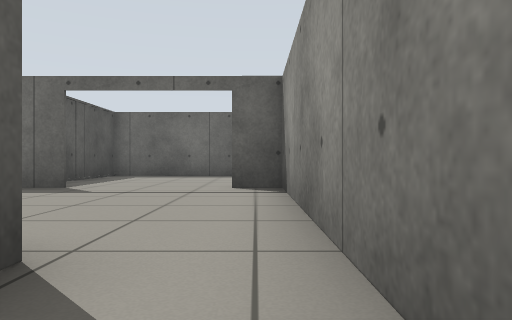
view 1 (above)

24 first-person views from a walk through a robot-simulator world made for Gazebo. The camera is 0.5 m above the floor, looks level and sees 70° across. The floor is counted in squares, 1 m on a side. Each view is taken from the middle of a square. On the plan, view 1 faces up. The plan holds only what a view shows up to about 9 squares ahead; the rest is blank.

view 2
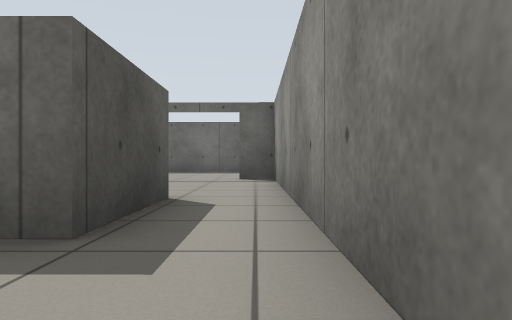

view 3
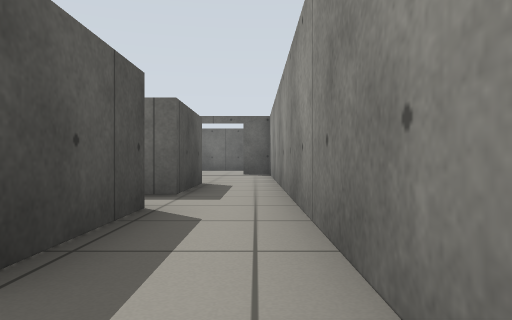

view 4
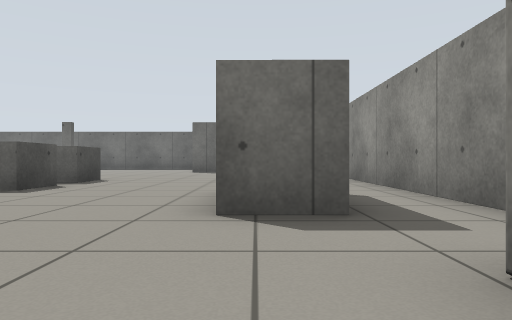

view 5
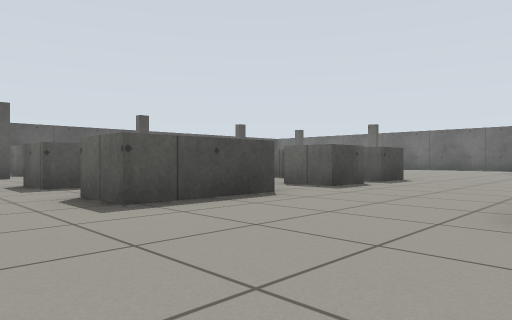

view 6
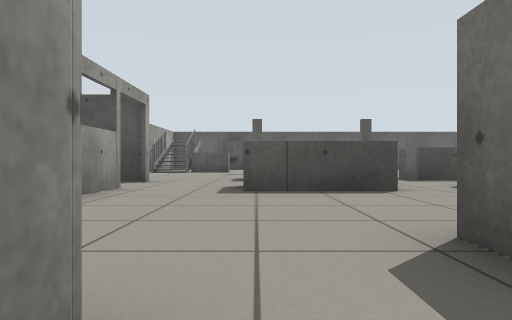

view 7
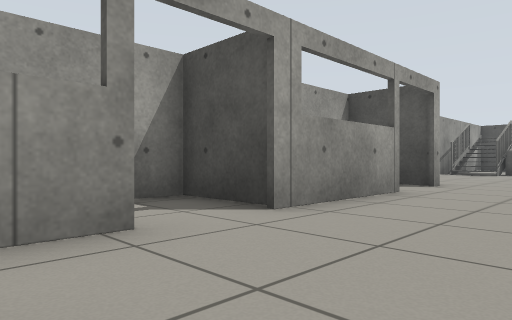

view 8
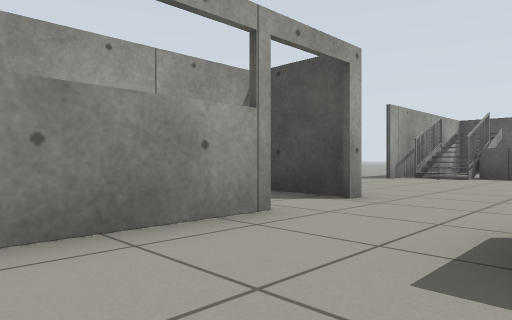

view 9
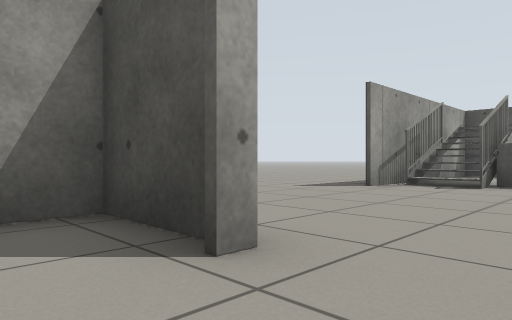

view 10
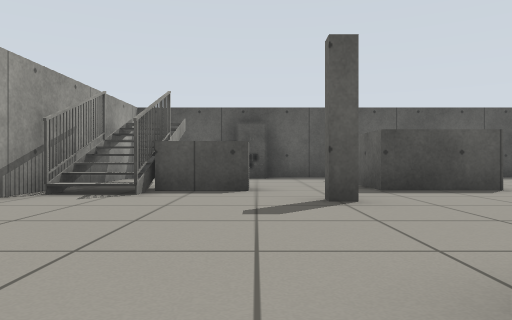

view 11
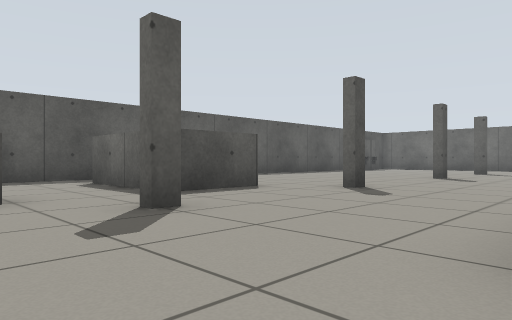

view 12
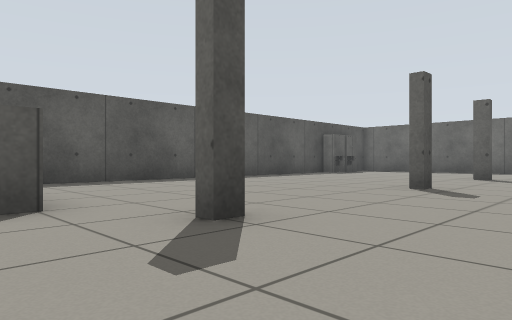

view 13
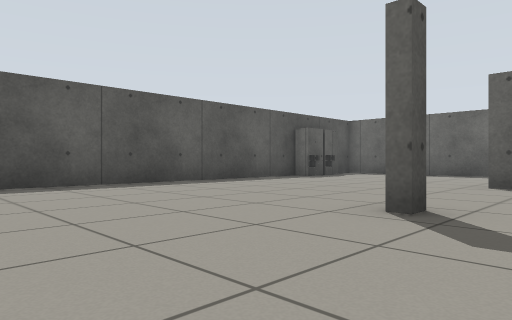

view 14
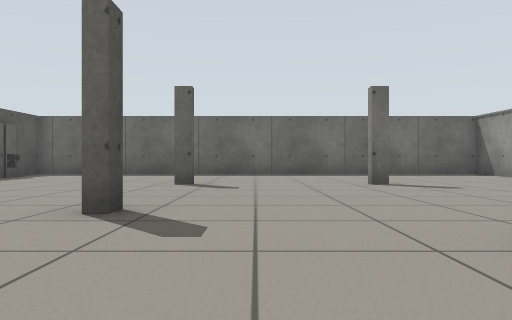

view 15
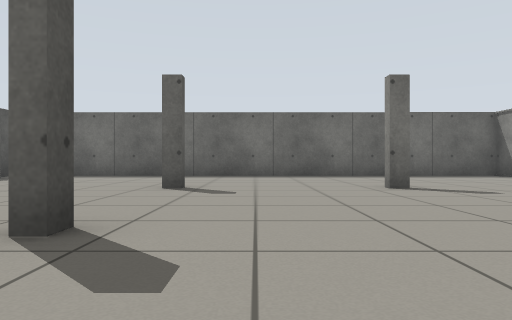

view 16
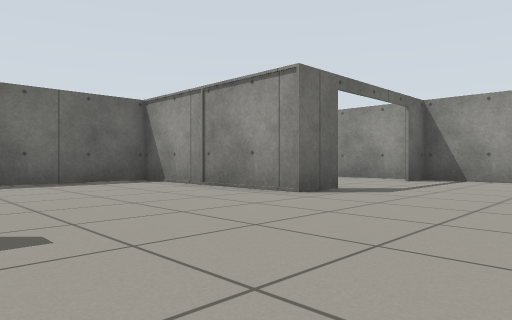

view 17
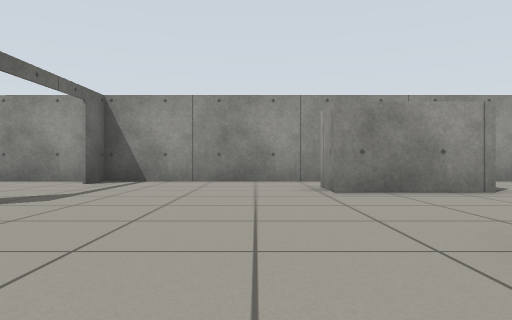

view 18
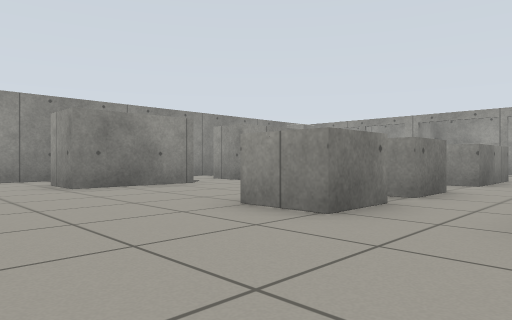

view 19
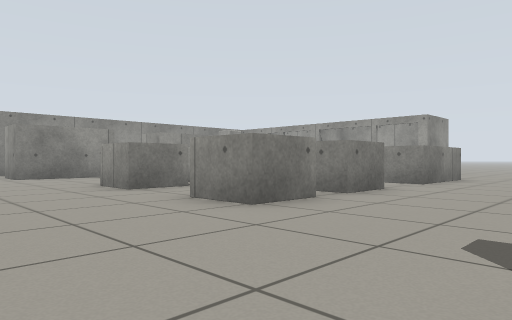

view 20
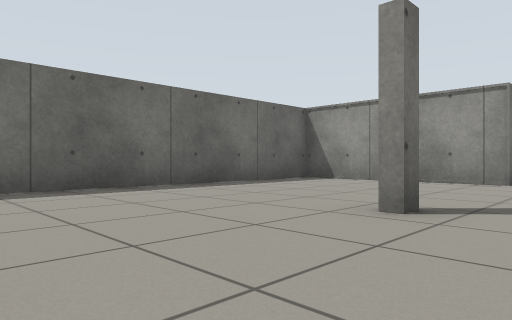

view 21
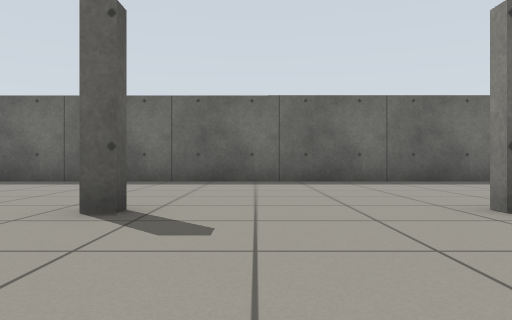

view 22
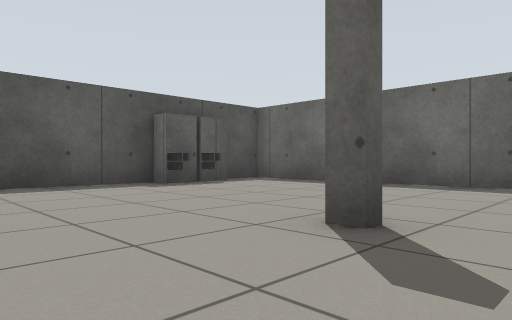

view 23
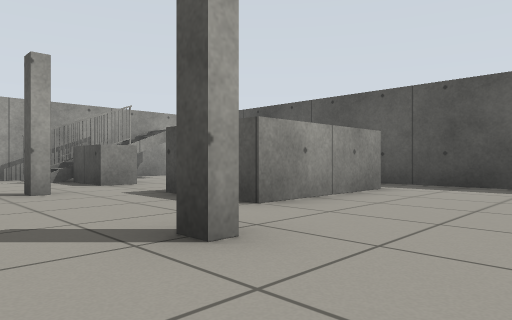

view 24
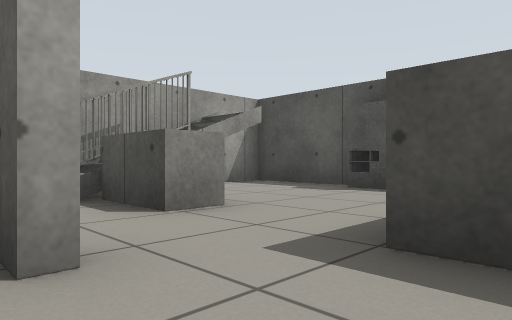

### Floor plan
Points are (right, up) in squares from view 1. A wall is a line through its corners. A room is listed if a view was taken in it or the views show most of it. See-through windows are left out.
Room 1 (views 1, 2)
walls: (-1.2, -2.1) (-1.2, -4.4); (-1.1, 1.8) (-1.2, -0.7) (-1.6, -0.7); (0.5, -4.4) (0.5, 1.6)
ways out: opening at (-1.5, -1.5) to room 2; opening at (0, -3.5) to room 2; opening at (0, 0.5) to room 2
Room 2 (views 3, 4, 5, 6, 7, 8, 9, 10, 11, 12, 13, 14, 15, 16, 17, 18, 19, 20, 21, 22, 23, 24)
walls: (-13.4, 2.8) (-13.4, 2.3); (-13.4, -1.7) (-13.4, -2.2); (-9.2, 6.4) (-9.7, 6.4); (-13.2, 6.4) (-13.7, 6.4); (-13.4, -5.7) (-13.4, -6.2); (-18, -2.9) (-15, -2.9) (-15, -4.9); (-2.4, -0.7) (-2.4, 1.8) (-1.1, 1.8); (-3.3, 6.4) (-4.5, 6.4) (-4.5, 11.5) (-18, 11.5); (-4.5, 9) (-4.5, 8.5); (-6.7, -8.5) (-3.7, -8.5); (-1.1, -4.7) (-2.4, -4.7); (0.5, 1.6) (0.5, 9); (-18.9, 9.9) (-18.9, 8.2); (-19.4, 9.5) (-19.4, -6.3); (0.5, 6.4) (-0.5, 6.4); (-2.4, -8.5) (-1.4, -8.5); (0.5, -5.4) (0.5, -4.4)
low walls: (-10.1, -0.1) (-10.1, 1.1) (-8.9, 1.1); (-8.9, -1.1) (-8.9, -2.1); (-10.1, -2.1) (-10.1, -0.9); (-7.1, -0.1) (-7.1, 1.1) (-5.9, 1.1) (-5.9, -0.1); (-5.9, -0.9) (-5.9, -2.1) (-7.1, -2.1) (-7.1, -0.9); (-8.9, -5.5) (-8.9, -6.2) (-10.1, -6.2); (-5.9, -3.6) (-5.9, -6.2) (-7.1, -6.2) (-7.1, -3.7) (-6.5, -3.7); (-10.1, -5.9) (-10.1, -3.7) (-9.2, -3.7); (-15, -7.1) (-15, -10.1)
ways out: opening at (-1.5, -1.5) to room 1; opening at (0, -3.5) to room 1; opening at (0, 0.5) to room 1; opening at (-15, -6) to room 3; opening at (-7, -9); opening at (-3, -9); gap at (0, -7)
Room 3 (no view inside)
walls: (-18.9, -6.7) (-18.9, -7.6); (-17.9, -8.7) (-14.1, -8.7); (-19.4, -7.1) (-19.4, -10.4); (-15, -4.9) (-18, -4.9)
low walls: (-15.7, -7.1) (-15, -7.1)
ways out: opening at (-15, -6) to room 2

Where each view was taken, in squares from view 1:
view 1: 0 up, 0 right, facing up
view 2: 3 down, 0 right, facing up
view 3: 6 down, 0 right, facing up
view 4: 8 down, 2 left, facing up
view 5: 8 down, 2 left, facing up-left
view 6: 6 down, 0 right, facing left
view 7: 6 down, 1 left, facing down-left
view 8: 6 down, 4 left, facing down-left
view 9: 7 down, 7 left, facing down-left
view 10: 7 down, 9 left, facing left
view 11: 8 down, 10 left, facing up-left
view 12: 4 down, 11 left, facing up-left
view 13: 1 down, 12 left, facing up-left
view 14: 1 down, 12 left, facing up
view 15: 0 up, 12 left, facing up
view 16: 3 up, 9 left, facing up-right
view 17: 3 up, 8 left, facing right
view 18: 4 up, 9 left, facing down-right
view 19: 4 up, 13 left, facing down-right
view 20: 5 up, 13 left, facing up-right
view 21: 3 up, 12 left, facing up
view 22: 4 up, 12 left, facing up-left
view 23: 0 up, 12 left, facing down-left
view 24: 4 down, 13 left, facing down-left
